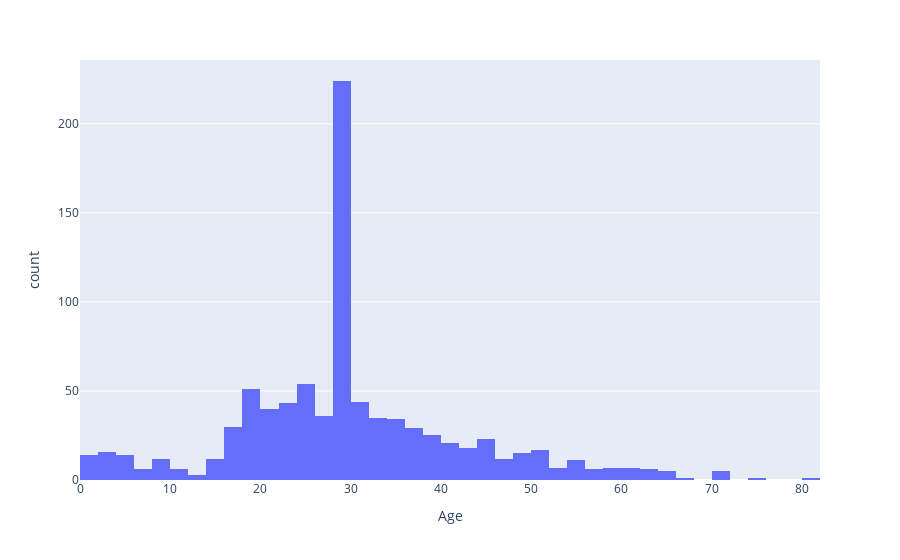

This figure's notebook cell:
### Code cell
#1
px.histogram(df, x="Age")

### Figure 1 — Plotly figure (JSON) as saved in the notebook; plotly's stock layout.template omitted (floating-point values rounded to 4 significant figures; data arrays with more than 128 entries replaced by an {"elided": "..."} marker saying what was removed)
{"data": [{"alignmentgroup": "True", "bingroup": "x", "hovertemplate": "Age=%{x}<br>count=%{y}<extra></extra>", "legendgroup": "", "marker": {"color": "#636efa"}, "name": "", "offsetgroup": "", "orientation": "v", "showlegend": false, "type": "histogram", "x": {"elided": "891 float values"}, "xaxis": "x", "yaxis": "y"}], "layout": {"barmode": "relative", "legend": {"tracegroupgap": 0}, "margin": {"t": 60}, "xaxis": {"anchor": "y", "domain": [0, 1], "title": {"text": "Age"}}, "yaxis": {"anchor": "x", "domain": [0, 1], "title": {"text": "count"}}}}
